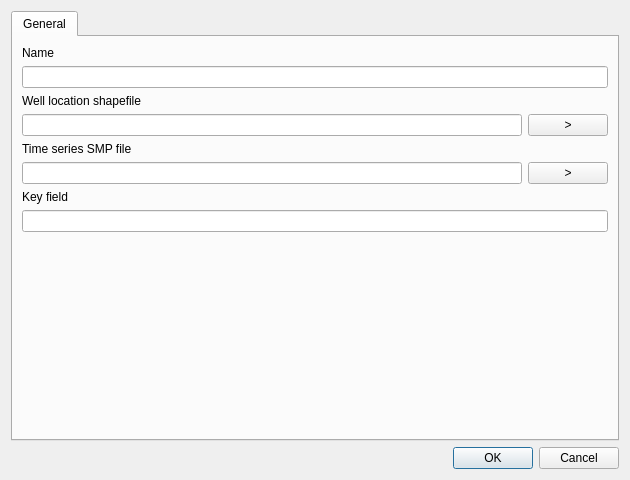
<?xml version="1.0" encoding="UTF-8"?>
<ui version="4.0">
 <class>ModelElementDialogWEL</class>
 <widget class="QDialog" name="ModelElementDialogWEL">
  <property name="geometry">
   <rect>
    <x>0</x>
    <y>0</y>
    <width>630</width>
    <height>480</height>
   </rect>
  </property>
  <property name="windowTitle">
   <string>Well Package</string>
  </property>
  <property name="windowIcon">
   <iconset resource="resources.qrc">
    <normaloff>:/images/usgs_icon.ico</normaloff>:/images/usgs_icon.ico</iconset>
  </property>
  <layout class="QVBoxLayout" name="verticalLayout_2">
   <item>
    <widget class="QTabWidget" name="tabWidget">
     <property name="tabPosition">
      <enum>QTabWidget::North</enum>
     </property>
     <property name="tabShape">
      <enum>QTabWidget::Rounded</enum>
     </property>
     <property name="currentIndex">
      <number>0</number>
     </property>
     <widget class="QWidget" name="tab">
      <attribute name="title">
       <string>General</string>
      </attribute>
      <layout class="QVBoxLayout" name="verticalLayout">
       <item>
        <widget class="QLabel" name="label">
         <property name="text">
          <string>Name</string>
         </property>
        </widget>
       </item>
       <item>
        <widget class="QLineEdit" name="lineEditName"/>
       </item>
       <item>
        <widget class="QLabel" name="label_2">
         <property name="text">
          <string>Well location shapefile</string>
         </property>
        </widget>
       </item>
       <item>
        <layout class="QHBoxLayout" name="horizontalLayout">
         <item>
          <widget class="QLineEdit" name="lineEditShapefile"/>
         </item>
         <item>
          <widget class="QPushButton" name="pushButtonShapefile">
           <property name="text">
            <string> &gt; </string>
           </property>
          </widget>
         </item>
        </layout>
       </item>
       <item>
        <widget class="QLabel" name="label_3">
         <property name="text">
          <string>Time series SMP file</string>
         </property>
        </widget>
       </item>
       <item>
        <layout class="QHBoxLayout" name="horizontalLayout_2">
         <item>
          <widget class="QLineEdit" name="lineEditSampleFile"/>
         </item>
         <item>
          <widget class="QPushButton" name="pushButtonSampleFile">
           <property name="text">
            <string> &gt; </string>
           </property>
          </widget>
         </item>
        </layout>
       </item>
       <item>
        <widget class="QLabel" name="label_4">
         <property name="text">
          <string>Key field</string>
         </property>
        </widget>
       </item>
       <item>
        <widget class="QLineEdit" name="lineEditKeyField"/>
       </item>
       <item>
        <spacer name="verticalSpacer">
         <property name="orientation">
          <enum>Qt::Vertical</enum>
         </property>
         <property name="sizeHint" stdset="0">
          <size>
           <width>20</width>
           <height>40</height>
          </size>
         </property>
        </spacer>
       </item>
      </layout>
     </widget>
    </widget>
   </item>
   <item>
    <widget class="QDialogButtonBox" name="buttonBox">
     <property name="orientation">
      <enum>Qt::Horizontal</enum>
     </property>
     <property name="standardButtons">
      <set>QDialogButtonBox::Cancel|QDialogButtonBox::Ok</set>
     </property>
    </widget>
   </item>
  </layout>
 </widget>
 <resources>
  <include location="resources.qrc"/>
 </resources>
 <connections>
  <connection>
   <sender>buttonBox</sender>
   <signal>accepted()</signal>
   <receiver>ModelElementDialogWEL</receiver>
   <slot>accept()</slot>
   <hints>
    <hint type="sourcelabel">
     <x>248</x>
     <y>254</y>
    </hint>
    <hint type="destinationlabel">
     <x>157</x>
     <y>274</y>
    </hint>
   </hints>
  </connection>
  <connection>
   <sender>buttonBox</sender>
   <signal>rejected()</signal>
   <receiver>ModelElementDialogWEL</receiver>
   <slot>reject()</slot>
   <hints>
    <hint type="sourcelabel">
     <x>316</x>
     <y>260</y>
    </hint>
    <hint type="destinationlabel">
     <x>286</x>
     <y>274</y>
    </hint>
   </hints>
  </connection>
 </connections>
</ui>
